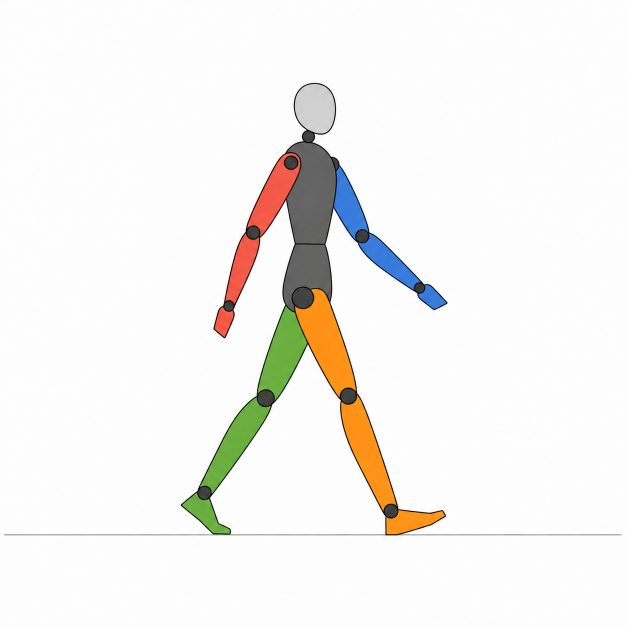
#> input picture maintenance/motion-reference-candidates/sideview-walk/candidate-004-six-frame-anchored/selected/frame-01.png, 1254 x 1254 px (shown at 1/2 size)
$ python -i build_motion_sequence_review.py   (imports and definitions only)
#> lines starting #> are read from the running program, lines starting #| are printed output that depends on the picture; after the words box and inside, x2 and y2 are one past the last pixel; in counts of white or black regions, pixels touching at a corner belong together
#> further down, picture is the input picture: PIL image 1254x1254 RGB; mean R, G, B 244.7, 243.1, 240.1
#!/usr/bin/env python3
"""Align detected baselines and build a motion review sheet.

Reject translations that clip detected foreground. Selected PNGs retain alpha;
contact-sheet resizing preserves aspect ratio. Inspect the result before acceptance.
"""

from __future__ import annotations

import argparse
import hashlib
from io import BytesIO
import json
import math
from pathlib import Path

from PIL import Image, ImageChops, ImageDraw, ImageStat
from runio import atomic_save_image, atomic_write_text


def border_color(image: Image.Image) -> tuple[int, int, int]:
    rgb = image.convert("RGB")
    width, height = rgb.size
#> width = 1254; height = 1254
    samples = [
        rgb.getpixel((0, 0)),
        rgb.getpixel((width - 1, 0)),
        rgb.getpixel((0, height - 1)),
        rgb.getpixel((width - 1, height - 1)),
    ]
#> samples = [(253, 253, 254), (254, 254, 254), (253, 253, 252), (252, 252, 252)]
    return tuple(round(sum(pixel[channel] for pixel in samples) / len(samples)) for channel in range(3))


def foreground_mask(image: Image.Image) -> Image.Image:
    if "A" in image.getbands():
        alpha = image.getchannel("A")
        if alpha.getextrema()[0] < 250:
            return alpha.point(lambda value: 255 if value >= 20 else 0)
    rgb = image.convert("RGB")
    background = Image.new("RGB", rgb.size, border_color(rgb))
#> background: PIL image 1254x1254 RGB; every value is 253
    difference = ImageChops.difference(rgb, background).convert("L")
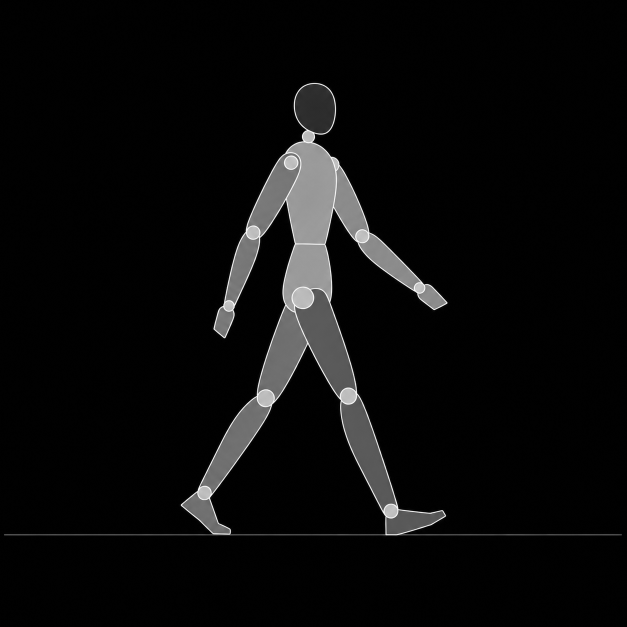
#> difference: PIL image 1254x1254 L (shown at 1/2 size); min 0, max 253, mean 10.4
    return difference.point(lambda value: 255 if value >= 24 else 0)
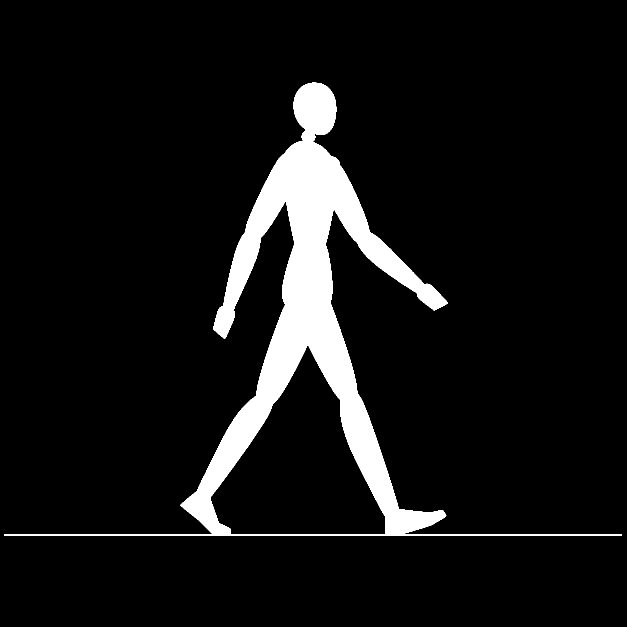
#> returned value: PIL image 1254x1254 L (shown at 1/2 size); 7.8% white; 1 white region, box (x1, y1, x2, y2) and area: (8, 165, 1244, 1071) 121977


# [32 lines left out: functions baseline_row, translate_to_baseline, subject_bbox, not called in this run]


def sha256_file(path: Path) -> str:
    return hashlib.sha256(path.read_bytes()).hexdigest()


# [91 lines left out: function main, not called in this run]


# [2 lines not run here, left out]

>>> from PIL import Image
>>> picture = Image.open('../../../../../maintenance/motion-reference-candidates/sideview-walk/candidate-004-six-frame-anchored/selected/frame-01.png')
>>> result = foreground_mask(picture)

$ run again, on maintenance/motion-reference-candidates/sideview-walk/candidate-004-six-frame-anchored/selected/frame-06.png
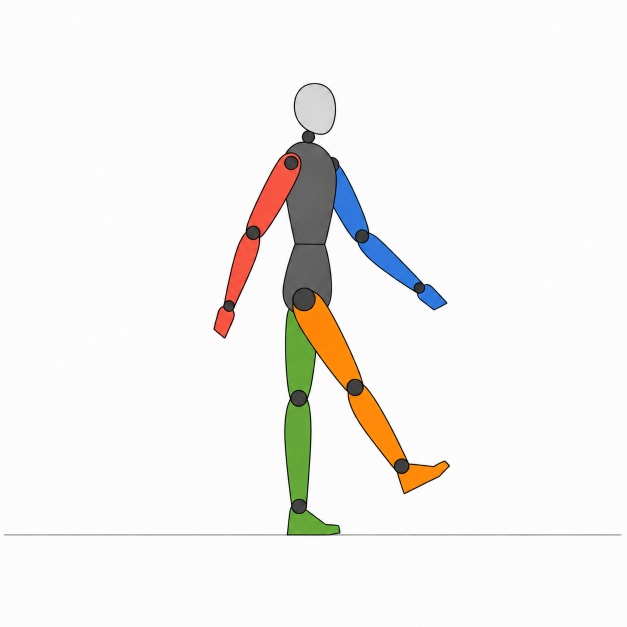
#> input picture maintenance/motion-reference-candidates/sideview-walk/candidate-004-six-frame-anchored/selected/frame-06.png, 1254 x 1254 px (shown at 1/2 size)
#> picture is the input picture: PIL image 1254x1254 RGB; mean R, G, B 244, 242.4, 240
#> samples = [(252, 252, 251), (253, 253, 253), (252, 252, 252), (251, 250, 250)]
#> background: PIL image 1254x1254 RGB; every value is 252
#> in foreground_mask, `difference = ImageChops.difference(rgb, background).convert("L")`:
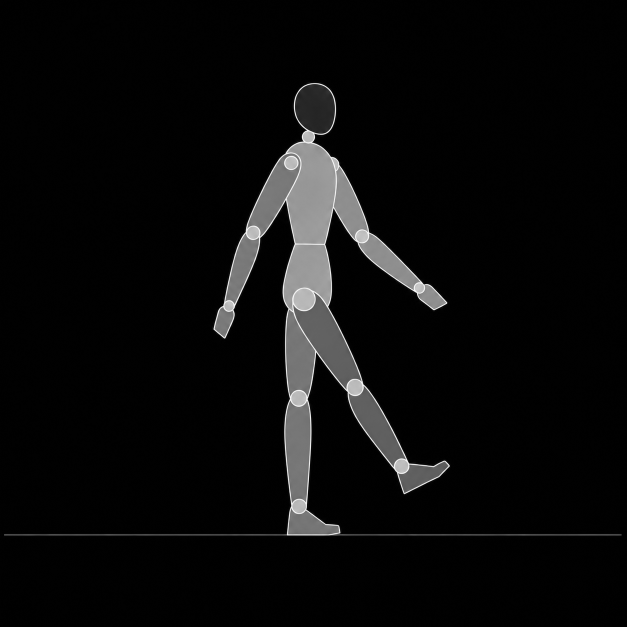
#> difference: PIL image 1254x1254 L (shown at 1/2 size); min 0, max 252, mean 10.1
#> in foreground_mask, `return difference.point(lambda value: 255 if value >= 24 else 0)`:
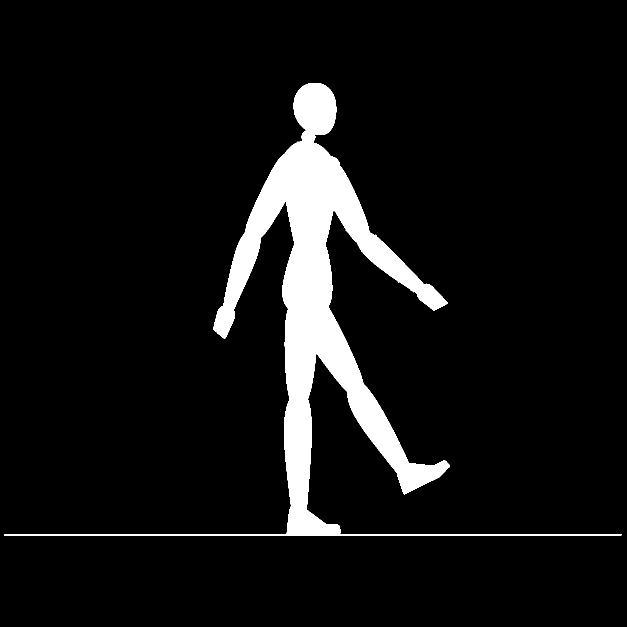
#> returned value: PIL image 1254x1254 L (shown at 1/2 size); 7.3% white; 4 white regions (3 under 20 px), largest, box (x1, y1, x2, y2) and area: (8, 166, 1243, 1072) 114150
